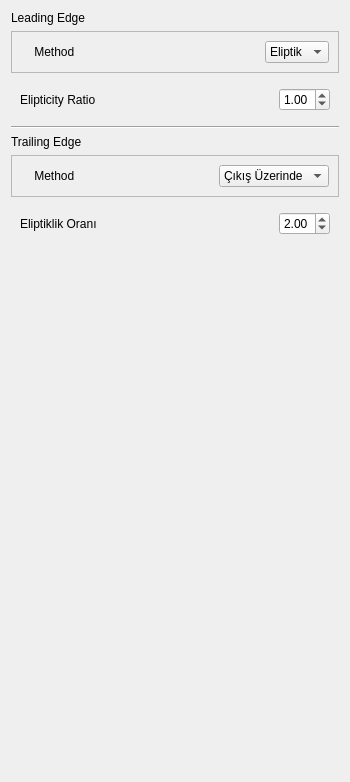
     <widget class="QWidget" name="page_edges">
      <property name="geometry">
       <rect>
        <x>0</x>
        <y>0</y>
        <width>350</width>
        <height>782</height>
       </rect>
      </property>
      <attribute name="label">
       <string>Edges</string>
      </attribute>
      <layout class="QGridLayout" name="gridLayout_3">
       <item row="9" column="0">
        <spacer name="verticalSpacer_7">
         <property name="orientation">
          <enum>Qt::Vertical</enum>
         </property>
         <property name="sizeHint" stdset="0">
          <size>
           <width>20</width>
           <height>40</height>
          </size>
         </property>
        </spacer>
       </item>
       <item row="0" column="0">
        <widget class="QLabel" name="label_65">
         <property name="sizePolicy">
          <sizepolicy hsizetype="Minimum" vsizetype="Preferred">
           <horstretch>0</horstretch>
           <verstretch>0</verstretch>
          </sizepolicy>
         </property>
         <property name="minimumSize">
          <size>
           <width>100</width>
           <height>0</height>
          </size>
         </property>
         <property name="text">
          <string>Leading Edge</string>
         </property>
        </widget>
       </item>
       <item row="7" column="0">
        <widget class="QFrame" name="frame_4">
         <property name="frameShape">
          <enum>QFrame::StyledPanel</enum>
         </property>
         <property name="frameShadow">
          <enum>QFrame::Raised</enum>
         </property>
         <layout class="QGridLayout" name="gridLayout_7">
          <item row="0" column="0">
           <widget class="QLabel" name="label_69">
            <property name="sizePolicy">
             <sizepolicy hsizetype="Minimum" vsizetype="Preferred">
              <horstretch>0</horstretch>
              <verstretch>0</verstretch>
             </sizepolicy>
            </property>
            <property name="minimumSize">
             <size>
              <width>100</width>
              <height>0</height>
             </size>
            </property>
            <property name="text">
             <string>    Method</string>
            </property>
           </widget>
          </item>
          <item row="0" column="2">
           <widget class="QComboBox" name="comboBox_trailing">
            <item>
             <property name="text">
              <string>Çıkış Üzerinde</string>
             </property>
            </item>
            <item>
             <property name="text">
              <string>Eliptik</string>
             </property>
            </item>
           </widget>
          </item>
          <item row="0" column="1">
           <spacer name="horizontalSpacer_9">
            <property name="orientation">
             <enum>Qt::Horizontal</enum>
            </property>
            <property name="sizeHint" stdset="0">
             <size>
              <width>40</width>
              <height>20</height>
             </size>
            </property>
           </spacer>
          </item>
         </layout>
        </widget>
       </item>
       <item row="5" column="0">
        <widget class="Line" name="line">
         <property name="orientation">
          <enum>Qt::Horizontal</enum>
         </property>
        </widget>
       </item>
       <item row="6" column="0">
        <widget class="QLabel" name="label_67">
         <property name="sizePolicy">
          <sizepolicy hsizetype="Minimum" vsizetype="Preferred">
           <horstretch>0</horstretch>
           <verstretch>0</verstretch>
          </sizepolicy>
         </property>
         <property name="minimumSize">
          <size>
           <width>100</width>
           <height>0</height>
          </size>
         </property>
         <property name="text">
          <string>Trailing Edge</string>
         </property>
        </widget>
       </item>
       <item row="4" column="0">
        <widget class="QStackedWidget" name="stackedWidget_leading">
         <property name="sizePolicy">
          <sizepolicy hsizetype="Preferred" vsizetype="Maximum">
           <horstretch>0</horstretch>
           <verstretch>0</verstretch>
          </sizepolicy>
         </property>
         <property name="currentIndex">
          <number>0</number>
         </property>
         <widget class="QWidget" name="page_7">
          <layout class="QGridLayout" name="gridLayout_13">
           <item row="0" column="2">
            <widget class="QDoubleSpinBox" name="doubleSpinBox_leading_ratio">
             <property name="sizePolicy">
              <sizepolicy hsizetype="Minimum" vsizetype="Fixed">
               <horstretch>0</horstretch>
               <verstretch>0</verstretch>
              </sizepolicy>
             </property>
             <property name="minimum">
              <double>0.200000000000000</double>
             </property>
             <property name="maximum">
              <double>5.000000000000000</double>
             </property>
             <property name="singleStep">
              <double>0.100000000000000</double>
             </property>
             <property name="value">
              <double>1.000000000000000</double>
             </property>
            </widget>
           </item>
           <item row="0" column="0">
            <widget class="QLabel" name="label_49">
             <property name="text">
              <string>Elipticity Ratio</string>
             </property>
            </widget>
           </item>
           <item row="0" column="1">
            <spacer name="horizontalSpacer_8">
             <property name="orientation">
              <enum>Qt::Horizontal</enum>
             </property>
             <property name="sizeHint" stdset="0">
              <size>
               <width>40</width>
               <height>20</height>
              </size>
             </property>
            </spacer>
           </item>
          </layout>
         </widget>
         <widget class="QWidget" name="page_8"/>
        </widget>
       </item>
       <item row="1" column="0">
        <widget class="QFrame" name="frame_3">
         <property name="frameShape">
          <enum>QFrame::StyledPanel</enum>
         </property>
         <property name="frameShadow">
          <enum>QFrame::Raised</enum>
         </property>
         <layout class="QGridLayout" name="gridLayout_6">
          <item row="0" column="0">
           <widget class="QLabel" name="label_66">
            <property name="sizePolicy">
             <sizepolicy hsizetype="Minimum" vsizetype="Preferred">
              <horstretch>0</horstretch>
              <verstretch>0</verstretch>
             </sizepolicy>
            </property>
            <property name="minimumSize">
             <size>
              <width>100</width>
              <height>0</height>
             </size>
            </property>
            <property name="text">
             <string>    Method</string>
            </property>
           </widget>
          </item>
          <item row="0" column="2">
           <widget class="QComboBox" name="comboBox_leading">
            <property name="sizePolicy">
             <sizepolicy hsizetype="Minimum" vsizetype="Fixed">
              <horstretch>0</horstretch>
              <verstretch>0</verstretch>
             </sizepolicy>
            </property>
            <item>
             <property name="text">
              <string>Eliptik</string>
             </property>
            </item>
           </widget>
          </item>
          <item row="0" column="1">
           <spacer name="horizontalSpacer_4">
            <property name="orientation">
             <enum>Qt::Horizontal</enum>
            </property>
            <property name="sizeHint" stdset="0">
             <size>
              <width>40</width>
              <height>20</height>
             </size>
            </property>
           </spacer>
          </item>
         </layout>
        </widget>
       </item>
       <item row="8" column="0">
        <widget class="QStackedWidget" name="stackedWidget_trailing">
         <property name="sizePolicy">
          <sizepolicy hsizetype="Preferred" vsizetype="Maximum">
           <horstretch>0</horstretch>
           <verstretch>0</verstretch>
          </sizepolicy>
         </property>
         <property name="currentIndex">
          <number>1</number>
         </property>
         <widget class="QWidget" name="page_9">
          <layout class="QGridLayout" name="gridLayout_18"/>
         </widget>
         <widget class="QWidget" name="page_10">
          <layout class="QGridLayout" name="gridLayout_20">
           <item row="0" column="2">
            <widget class="QDoubleSpinBox" name="doubleSpinBox_trailing_ratio">
             <property name="minimum">
              <double>0.200000000000000</double>
             </property>
             <property name="maximum">
              <double>5.000000000000000</double>
             </property>
             <property name="singleStep">
              <double>0.100000000000000</double>
             </property>
             <property name="value">
              <double>2.000000000000000</double>
             </property>
            </widget>
           </item>
           <item row="0" column="0">
            <widget class="QLabel" name="label_51">
             <property name="text">
              <string>Eliptiklik Oranı</string>
             </property>
            </widget>
           </item>
           <item row="0" column="1">
            <spacer name="horizontalSpacer_10">
             <property name="orientation">
              <enum>Qt::Horizontal</enum>
             </property>
             <property name="sizeHint" stdset="0">
              <size>
               <width>40</width>
               <height>20</height>
              </size>
             </property>
            </spacer>
           </item>
          </layout>
         </widget>
        </widget>
       </item>
      </layout>
     </widget>
